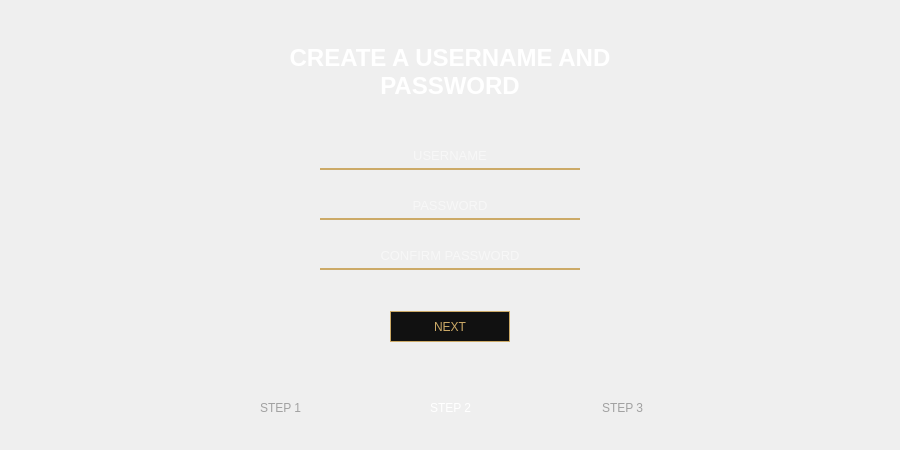
<?xml version="1.0" encoding="UTF-8"?>
<ui version="4.0">
 <class>Signup</class>
 <widget class="QDialog" name="Signup">
  <property name="geometry">
   <rect>
    <x>0</x>
    <y>0</y>
    <width>900</width>
    <height>450</height>
   </rect>
  </property>
  <property name="windowTitle">
   <string>Dialog</string>
  </property>
  <widget class="QStackedWidget" name="stackedWidget">
   <property name="geometry">
    <rect>
     <x>0</x>
     <y>0</y>
     <width>900</width>
     <height>450</height>
    </rect>
   </property>
   <property name="minimumSize">
    <size>
     <width>900</width>
     <height>450</height>
    </size>
   </property>
   <property name="maximumSize">
    <size>
     <width>900</width>
     <height>450</height>
    </size>
   </property>
   <property name="currentIndex">
    <number>1</number>
   </property>
   <widget class="QWidget" name="signup1">
    <widget class="QLabel" name="bg">
     <property name="geometry">
      <rect>
       <x>0</x>
       <y>0</y>
       <width>900</width>
       <height>450</height>
      </rect>
     </property>
     <property name="styleSheet">
      <string notr="true"/>
     </property>
     <property name="text">
      <string/>
     </property>
     <property name="pixmap">
      <pixmap resource="image.qrc">:/img/image/signup.png</pixmap>
     </property>
     <property name="scaledContents">
      <bool>true</bool>
     </property>
    </widget>
    <widget class="QLabel" name="arrowimg">
     <property name="geometry">
      <rect>
       <x>155</x>
       <y>120</y>
       <width>591</width>
       <height>51</height>
      </rect>
     </property>
     <property name="text">
      <string/>
     </property>
     <property name="pixmap">
      <pixmap resource="image.qrc">:/img/image/divider.png</pixmap>
     </property>
     <property name="scaledContents">
      <bool>true</bool>
     </property>
    </widget>
    <widget class="QTextBrowser" name="title">
     <property name="geometry">
      <rect>
       <x>225</x>
       <y>40</y>
       <width>451</width>
       <height>81</height>
      </rect>
     </property>
     <property name="styleSheet">
      <string notr="true">background-color: rgba(255, 255, 255, 0);
border:none;</string>
     </property>
     <property name="html">
      <string>&lt;!DOCTYPE HTML PUBLIC &quot;-//W3C//DTD HTML 4.0//EN&quot; &quot;http://www.w3.org/TR/REC-html40/strict.dtd&quot;&gt;
&lt;html&gt;&lt;head&gt;&lt;meta name=&quot;qrichtext&quot; content=&quot;1&quot; /&gt;&lt;style type=&quot;text/css&quot;&gt;
p, li { white-space: pre-wrap; }
&lt;/style&gt;&lt;/head&gt;&lt;body style=&quot; font-family:'MS Shell Dlg 2'; font-size:8.25pt; font-weight:400; font-style:normal;&quot;&gt;
&lt;p align=&quot;center&quot; style=&quot; margin-top:0px; margin-bottom:0px; margin-left:0px; margin-right:0px; -qt-block-indent:0; text-indent:0px;&quot;&gt;&lt;span style=&quot; font-family:'MS Shell Dlg 2'; font-size:22pt; font-weight:600; color:#ffffff;&quot;&gt;YOUR MISSION START HERE&lt;/span&gt;&lt;/p&gt;
&lt;p align=&quot;center&quot; style=&quot;-qt-paragraph-type:empty; margin-top:0px; margin-bottom:0px; margin-left:0px; margin-right:0px; -qt-block-indent:0; text-indent:0px; font-family:'MS Shell Dlg 2'; color:#ffffff;&quot;&gt;&lt;br /&gt;&lt;/p&gt;
&lt;p align=&quot;center&quot; style=&quot; margin-top:0px; margin-bottom:0px; margin-left:0px; margin-right:0px; -qt-block-indent:0; text-indent:0px;&quot;&gt;&lt;span style=&quot; font-family:'MS Shell Dlg 2'; font-size:10pt; font-weight:600; color:#ccaa67;&quot;&gt;FIRST LET'S GET YOUR EMAIL.&lt;/span&gt;&lt;/p&gt;&lt;/body&gt;&lt;/html&gt;</string>
     </property>
    </widget>
    <widget class="QLineEdit" name="lineEdit_email">
     <property name="geometry">
      <rect>
       <x>300</x>
       <y>230</y>
       <width>300</width>
       <height>41</height>
      </rect>
     </property>
     <property name="font">
      <font>
       <pointsize>16</pointsize>
      </font>
     </property>
     <property name="contextMenuPolicy">
      <enum>Qt::DefaultContextMenu</enum>
     </property>
     <property name="styleSheet">
      <string notr="true">QLineEdit {
    background-color: rgba(0, 0, 0, 0);
 	border: 2px solid black;
    border-bottom-color: rgb(204, 170, 103);
	border-top-color: rgba(0, 0, 0, 0);
border-right-color: rgba(0, 0, 0, 0);
border-left-color: rgba(0, 0, 0, 0);

	
	color: rgb(255, 255, 255);
}


</string>
     </property>
     <property name="text">
      <string/>
     </property>
     <property name="alignment">
      <set>Qt::AlignCenter</set>
     </property>
     <property name="placeholderText">
      <string>ENTER EMAIL HERE</string>
     </property>
    </widget>
    <widget class="QPushButton" name="pushButton">
     <property name="geometry">
      <rect>
       <x>390</x>
       <y>311</y>
       <width>120</width>
       <height>31</height>
      </rect>
     </property>
     <property name="styleSheet">
      <string notr="true">QPushButton{
color: rgb(204, 170, 103);
	background-color: rgb(17, 17, 17);
border: 1px solid black;
border-bottom-color: rgb(204, 170, 103);
border-top-color: rgb(204, 170, 103);
border-right-color: rgb(204, 170, 103);
border-left-color: rgb(204, 170, 103);
}

QPushButton:hover{
	color: rgb(255, 234, 183);
	background-color: rgb(17, 17, 17);
border: 1px solid black;
border-bottom-color: rgb(204, 170, 103);
border-top-color: rgb(204, 170, 103);
border-right-color: rgb(204, 170, 103);
border-left-color: rgb(204, 170, 103);
}</string>
     </property>
     <property name="text">
      <string>START</string>
     </property>
    </widget>
    <widget class="QLabel" name="image_logo">
     <property name="geometry">
      <rect>
       <x>30</x>
       <y>20</y>
       <width>91</width>
       <height>71</height>
      </rect>
     </property>
     <property name="text">
      <string/>
     </property>
     <property name="pixmap">
      <pixmap resource="image.qrc">:/img/alleco.png</pixmap>
     </property>
     <property name="scaledContents">
      <bool>true</bool>
     </property>
    </widget>
    <widget class="QLabel" name="label">
     <property name="geometry">
      <rect>
       <x>240</x>
       <y>360</y>
       <width>441</width>
       <height>61</height>
      </rect>
     </property>
     <property name="text">
      <string/>
     </property>
     <property name="pixmap">
      <pixmap resource="image.qrc">:/img/image/step1.png</pixmap>
     </property>
     <property name="scaledContents">
      <bool>true</bool>
     </property>
    </widget>
    <widget class="QLabel" name="step1_1">
     <property name="geometry">
      <rect>
       <x>260</x>
       <y>400</y>
       <width>41</width>
       <height>16</height>
      </rect>
     </property>
     <property name="styleSheet">
      <string notr="true">color: rgb(255, 255, 255);</string>
     </property>
     <property name="text">
      <string>STEP 1</string>
     </property>
    </widget>
    <widget class="QLabel" name="step2_1">
     <property name="geometry">
      <rect>
       <x>430</x>
       <y>400</y>
       <width>41</width>
       <height>16</height>
      </rect>
     </property>
     <property name="styleSheet">
      <string notr="true">color: rgb(161, 161, 161);</string>
     </property>
     <property name="text">
      <string>STEP 2</string>
     </property>
    </widget>
    <widget class="QLabel" name="step3_1">
     <property name="geometry">
      <rect>
       <x>602</x>
       <y>400</y>
       <width>41</width>
       <height>16</height>
      </rect>
     </property>
     <property name="styleSheet">
      <string notr="true">color: rgb(161, 161, 161);</string>
     </property>
     <property name="text">
      <string>STEP 3</string>
     </property>
    </widget>
   </widget>
   <widget class="QWidget" name="signup2">
    <widget class="QLabel" name="bg2">
     <property name="geometry">
      <rect>
       <x>0</x>
       <y>0</y>
       <width>900</width>
       <height>450</height>
      </rect>
     </property>
     <property name="styleSheet">
      <string notr="true"/>
     </property>
     <property name="text">
      <string/>
     </property>
     <property name="pixmap">
      <pixmap resource="image.qrc">:/img/image/signup.png</pixmap>
     </property>
     <property name="scaledContents">
      <bool>true</bool>
     </property>
    </widget>
    <widget class="QTextBrowser" name="title2">
     <property name="geometry">
      <rect>
       <x>215</x>
       <y>40</y>
       <width>470</width>
       <height>81</height>
      </rect>
     </property>
     <property name="styleSheet">
      <string notr="true">background-color: rgba(255, 255, 255, 0);
border:none;</string>
     </property>
     <property name="html">
      <string>&lt;!DOCTYPE HTML PUBLIC &quot;-//W3C//DTD HTML 4.0//EN&quot; &quot;http://www.w3.org/TR/REC-html40/strict.dtd&quot;&gt;
&lt;html&gt;&lt;head&gt;&lt;meta name=&quot;qrichtext&quot; content=&quot;1&quot; /&gt;&lt;style type=&quot;text/css&quot;&gt;
p, li { white-space: pre-wrap; }
&lt;/style&gt;&lt;/head&gt;&lt;body style=&quot; font-family:'MS Shell Dlg 2'; font-size:8.25pt; font-weight:400; font-style:normal;&quot;&gt;
&lt;p align=&quot;center&quot; style=&quot; margin-top:0px; margin-bottom:0px; margin-left:0px; margin-right:0px; -qt-block-indent:0; text-indent:0px;&quot;&gt;&lt;span style=&quot; font-family:'MS Shell Dlg 2'; font-size:18pt; font-weight:600; color:#ffffff;&quot;&gt;CREATE A USERNAME AND PASSWORD&lt;/span&gt;&lt;/p&gt;
&lt;p align=&quot;center&quot; style=&quot;-qt-paragraph-type:empty; margin-top:0px; margin-bottom:0px; margin-left:0px; margin-right:0px; -qt-block-indent:0; text-indent:0px; font-family:'MS Shell Dlg 2'; color:#ffffff;&quot;&gt;&lt;br /&gt;&lt;/p&gt;&lt;/body&gt;&lt;/html&gt;</string>
     </property>
    </widget>
    <widget class="QPushButton" name="pushButton_next">
     <property name="geometry">
      <rect>
       <x>390</x>
       <y>311</y>
       <width>120</width>
       <height>31</height>
      </rect>
     </property>
     <property name="styleSheet">
      <string notr="true">QPushButton{
color: rgb(204, 170, 103);
	background-color: rgb(17, 17, 17);
border: 1px solid black;
border-bottom-color: rgb(204, 170, 103);
border-top-color: rgb(204, 170, 103);
border-right-color: rgb(204, 170, 103);
border-left-color: rgb(204, 170, 103);
}

QPushButton:hover{
	color: rgb(255, 234, 183);
	background-color: rgb(17, 17, 17);
border: 1px solid black;
border-bottom-color: rgb(204, 170, 103);
border-top-color: rgb(204, 170, 103);
border-right-color: rgb(204, 170, 103);
border-left-color: rgb(204, 170, 103);
}</string>
     </property>
     <property name="text">
      <string>NEXT</string>
     </property>
    </widget>
    <widget class="QLabel" name="image_logo_">
     <property name="geometry">
      <rect>
       <x>30</x>
       <y>20</y>
       <width>91</width>
       <height>71</height>
      </rect>
     </property>
     <property name="text">
      <string/>
     </property>
     <property name="pixmap">
      <pixmap resource="image.qrc">:/img/alleco.png</pixmap>
     </property>
     <property name="scaledContents">
      <bool>true</bool>
     </property>
    </widget>
    <widget class="QLabel" name="label_image_step2">
     <property name="geometry">
      <rect>
       <x>240</x>
       <y>360</y>
       <width>441</width>
       <height>61</height>
      </rect>
     </property>
     <property name="text">
      <string/>
     </property>
     <property name="pixmap">
      <pixmap resource="image.qrc">:/img/image/step2.png</pixmap>
     </property>
     <property name="scaledContents">
      <bool>true</bool>
     </property>
    </widget>
    <widget class="QLabel" name="step1_2">
     <property name="geometry">
      <rect>
       <x>260</x>
       <y>400</y>
       <width>41</width>
       <height>16</height>
      </rect>
     </property>
     <property name="styleSheet">
      <string notr="true">color: rgb(161, 161, 161);</string>
     </property>
     <property name="text">
      <string>STEP 1</string>
     </property>
    </widget>
    <widget class="QLabel" name="step2_2">
     <property name="geometry">
      <rect>
       <x>430</x>
       <y>400</y>
       <width>41</width>
       <height>16</height>
      </rect>
     </property>
     <property name="styleSheet">
      <string notr="true">color: rgb(255, 255, 255);</string>
     </property>
     <property name="text">
      <string>STEP 2</string>
     </property>
    </widget>
    <widget class="QLabel" name="step3_2">
     <property name="geometry">
      <rect>
       <x>602</x>
       <y>400</y>
       <width>41</width>
       <height>16</height>
      </rect>
     </property>
     <property name="styleSheet">
      <string notr="true">color: rgb(161, 161, 161);</string>
     </property>
     <property name="text">
      <string>STEP 3</string>
     </property>
    </widget>
    <widget class="QLineEdit" name="lineEdit_username">
     <property name="geometry">
      <rect>
       <x>320</x>
       <y>140</y>
       <width>260</width>
       <height>30</height>
      </rect>
     </property>
     <property name="font">
      <font>
       <pointsize>10</pointsize>
      </font>
     </property>
     <property name="contextMenuPolicy">
      <enum>Qt::DefaultContextMenu</enum>
     </property>
     <property name="styleSheet">
      <string notr="true">QLineEdit {
    background-color: rgba(0, 0, 0, 0);
 	border: 2px solid black;
    border-bottom-color: rgb(204, 170, 103);
	border-top-color: rgba(0, 0, 0, 0);
border-right-color: rgba(0, 0, 0, 0);
border-left-color: rgba(0, 0, 0, 0);

	
	color: rgb(255, 255, 255);
}

QLineEdit::placeholder {
    
	font: 87 10pt &quot;Arial&quot;;
}

</string>
     </property>
     <property name="text">
      <string/>
     </property>
     <property name="alignment">
      <set>Qt::AlignCenter</set>
     </property>
     <property name="placeholderText">
      <string>USERNAME</string>
     </property>
    </widget>
    <widget class="QLineEdit" name="lineEdit_password">
     <property name="geometry">
      <rect>
       <x>320</x>
       <y>190</y>
       <width>260</width>
       <height>30</height>
      </rect>
     </property>
     <property name="font">
      <font>
       <pointsize>10</pointsize>
      </font>
     </property>
     <property name="contextMenuPolicy">
      <enum>Qt::DefaultContextMenu</enum>
     </property>
     <property name="styleSheet">
      <string notr="true">QLineEdit {
    background-color: rgba(0, 0, 0, 0);
 	border: 2px solid black;
    border-bottom-color: rgb(204, 170, 103);
	border-top-color: rgba(0, 0, 0, 0);
border-right-color: rgba(0, 0, 0, 0);
border-left-color: rgba(0, 0, 0, 0);

	
	color: rgb(255, 255, 255);
}

QLineEdit::placeholder {
    
	font: 87 10pt &quot;Arial&quot;;
}

</string>
     </property>
     <property name="text">
      <string/>
     </property>
     <property name="alignment">
      <set>Qt::AlignCenter</set>
     </property>
     <property name="placeholderText">
      <string>PASSWORD</string>
     </property>
    </widget>
    <widget class="QLineEdit" name="lineEdit_confirmpass">
     <property name="geometry">
      <rect>
       <x>320</x>
       <y>240</y>
       <width>260</width>
       <height>30</height>
      </rect>
     </property>
     <property name="font">
      <font>
       <pointsize>10</pointsize>
      </font>
     </property>
     <property name="contextMenuPolicy">
      <enum>Qt::DefaultContextMenu</enum>
     </property>
     <property name="styleSheet">
      <string notr="true">QLineEdit {
    background-color: rgba(0, 0, 0, 0);
 	border: 2px solid black;
    border-bottom-color: rgb(204, 170, 103);
	border-top-color: rgba(0, 0, 0, 0);
border-right-color: rgba(0, 0, 0, 0);
border-left-color: rgba(0, 0, 0, 0);

	
	color: rgb(255, 255, 255);
}

QLineEdit::placeholder {
    
	font: 87 10pt &quot;Arial&quot;;
}

</string>
     </property>
     <property name="text">
      <string/>
     </property>
     <property name="alignment">
      <set>Qt::AlignCenter</set>
     </property>
     <property name="placeholderText">
      <string>CONFIRM PASSWORD</string>
     </property>
    </widget>
   </widget>
   <widget class="QWidget" name="signup3">
    <widget class="QLabel" name="bg3">
     <property name="geometry">
      <rect>
       <x>0</x>
       <y>0</y>
       <width>900</width>
       <height>450</height>
      </rect>
     </property>
     <property name="styleSheet">
      <string notr="true"/>
     </property>
     <property name="text">
      <string/>
     </property>
     <property name="pixmap">
      <pixmap resource="image.qrc">:/img/image/signup.png</pixmap>
     </property>
     <property name="scaledContents">
      <bool>true</bool>
     </property>
    </widget>
    <widget class="QTextBrowser" name="title3">
     <property name="geometry">
      <rect>
       <x>210</x>
       <y>30</y>
       <width>480</width>
       <height>101</height>
      </rect>
     </property>
     <property name="styleSheet">
      <string notr="true">background-color: rgba(255, 255, 255, 0);
border:none;</string>
     </property>
     <property name="html">
      <string>&lt;!DOCTYPE HTML PUBLIC &quot;-//W3C//DTD HTML 4.0//EN&quot; &quot;http://www.w3.org/TR/REC-html40/strict.dtd&quot;&gt;
&lt;html&gt;&lt;head&gt;&lt;meta name=&quot;qrichtext&quot; content=&quot;1&quot; /&gt;&lt;style type=&quot;text/css&quot;&gt;
p, li { white-space: pre-wrap; }
&lt;/style&gt;&lt;/head&gt;&lt;body style=&quot; font-family:'MS Shell Dlg 2'; font-size:8.25pt; font-weight:400; font-style:normal;&quot;&gt;
&lt;p align=&quot;center&quot; style=&quot; margin-top:0px; margin-bottom:0px; margin-left:0px; margin-right:0px; -qt-block-indent:0; text-indent:0px;&quot;&gt;&lt;span style=&quot; font-family:'MS Shell Dlg 2'; font-size:18pt; font-weight:600; color:#ffffff;&quot;&gt;COMPLETE YOUR PERSONAL INFORMATION&lt;/span&gt;&lt;/p&gt;
&lt;p align=&quot;center&quot; style=&quot;-qt-paragraph-type:empty; margin-top:0px; margin-bottom:0px; margin-left:0px; margin-right:0px; -qt-block-indent:0; text-indent:0px; font-family:'MS Shell Dlg 2'; font-size:18pt; font-weight:600; color:#ffffff;&quot;&gt;&lt;br /&gt;&lt;/p&gt;&lt;/body&gt;&lt;/html&gt;</string>
     </property>
    </widget>
    <widget class="QPushButton" name="pushButton_signup">
     <property name="geometry">
      <rect>
       <x>390</x>
       <y>311</y>
       <width>120</width>
       <height>31</height>
      </rect>
     </property>
     <property name="styleSheet">
      <string notr="true">QPushButton{
color: rgb(204, 170, 103);
	background-color: rgb(17, 17, 17);
border: 1px solid black;
border-bottom-color: rgb(204, 170, 103);
border-top-color: rgb(204, 170, 103);
border-right-color: rgb(204, 170, 103);
border-left-color: rgb(204, 170, 103);
}

QPushButton:hover{
	color: rgb(255, 234, 183);
	background-color: rgb(17, 17, 17);
border: 1px solid black;
border-bottom-color: rgb(204, 170, 103);
border-top-color: rgb(204, 170, 103);
border-right-color: rgb(204, 170, 103);
border-left-color: rgb(204, 170, 103);
}</string>
     </property>
     <property name="text">
      <string>SIGN UP</string>
     </property>
    </widget>
    <widget class="QLabel" name="image_logo_3">
     <property name="geometry">
      <rect>
       <x>30</x>
       <y>20</y>
       <width>91</width>
       <height>71</height>
      </rect>
     </property>
     <property name="text">
      <string/>
     </property>
     <property name="pixmap">
      <pixmap resource="image.qrc">:/img/alleco.png</pixmap>
     </property>
     <property name="scaledContents">
      <bool>true</bool>
     </property>
    </widget>
    <widget class="QLabel" name="label_image_step3">
     <property name="geometry">
      <rect>
       <x>240</x>
       <y>360</y>
       <width>441</width>
       <height>61</height>
      </rect>
     </property>
     <property name="text">
      <string/>
     </property>
     <property name="pixmap">
      <pixmap resource="image.qrc">:/img/image/step3.png</pixmap>
     </property>
     <property name="scaledContents">
      <bool>true</bool>
     </property>
    </widget>
    <widget class="QLabel" name="step1_3">
     <property name="geometry">
      <rect>
       <x>260</x>
       <y>400</y>
       <width>41</width>
       <height>16</height>
      </rect>
     </property>
     <property name="styleSheet">
      <string notr="true">color: rgb(161, 161, 161);</string>
     </property>
     <property name="text">
      <string>STEP 1</string>
     </property>
    </widget>
    <widget class="QLabel" name="step2_3">
     <property name="geometry">
      <rect>
       <x>430</x>
       <y>400</y>
       <width>41</width>
       <height>16</height>
      </rect>
     </property>
     <property name="styleSheet">
      <string notr="true">color: rgb(255, 255, 255);</string>
     </property>
     <property name="text">
      <string>STEP 2</string>
     </property>
    </widget>
    <widget class="QLabel" name="step3_3">
     <property name="geometry">
      <rect>
       <x>602</x>
       <y>400</y>
       <width>41</width>
       <height>16</height>
      </rect>
     </property>
     <property name="styleSheet">
      <string notr="true">color: rgb(161, 161, 161);</string>
     </property>
     <property name="text">
      <string>STEP 3</string>
     </property>
    </widget>
    <widget class="QLineEdit" name="lineEdit_nom">
     <property name="geometry">
      <rect>
       <x>255</x>
       <y>140</y>
       <width>130</width>
       <height>21</height>
      </rect>
     </property>
     <property name="font">
      <font>
       <pointsize>10</pointsize>
      </font>
     </property>
     <property name="contextMenuPolicy">
      <enum>Qt::DefaultContextMenu</enum>
     </property>
     <property name="styleSheet">
      <string notr="true">QLineEdit {
    background-color: rgba(0, 0, 0, 0);
 	border: 2px solid black;
    border-bottom-color: rgb(204, 170, 103);
	border-top-color: rgba(0, 0, 0, 0);
border-right-color: rgba(0, 0, 0, 0);
border-left-color: rgba(0, 0, 0, 0);

	
	color: rgb(255, 255, 255);
}

QLineEdit::placeholder {
    
	font: 87 10pt &quot;Arial&quot;;
}

</string>
     </property>
     <property name="text">
      <string/>
     </property>
     <property name="alignment">
      <set>Qt::AlignCenter</set>
     </property>
     <property name="placeholderText">
      <string>NAME</string>
     </property>
    </widget>
    <widget class="QDateEdit" name="date_naissance">
     <property name="geometry">
      <rect>
       <x>380</x>
       <y>260</y>
       <width>151</width>
       <height>21</height>
      </rect>
     </property>
     <property name="font">
      <font>
       <pointsize>14</pointsize>
       <weight>50</weight>
       <bold>false</bold>
       <strikeout>false</strikeout>
      </font>
     </property>
     <property name="styleSheet">
      <string notr="true">QLineEdit {
    background-color: rgba(0, 0, 0, 0);
 	border: 2px solid black;
    border-bottom-color: rgb(204, 170, 103);
	border-top-color: rgba(0, 0, 0, 0);
border-right-color: rgba(0, 0, 0, 0);
border-left-color: rgba(0, 0, 0, 0);

	
	color: rgb(255, 255, 255);
}


</string>
     </property>
     <property name="alignment">
      <set>Qt::AlignCenter</set>
     </property>
     <property name="buttonSymbols">
      <enum>QAbstractSpinBox::NoButtons</enum>
     </property>
     <property name="accelerated">
      <bool>false</bool>
     </property>
     <property name="date">
      <date>
       <year>1998</year>
       <month>1</month>
       <day>1</day>
      </date>
     </property>
    </widget>
    <widget class="QLineEdit" name="lineEdit_prenom">
     <property name="geometry">
      <rect>
       <x>515</x>
       <y>140</y>
       <width>130</width>
       <height>21</height>
      </rect>
     </property>
     <property name="font">
      <font>
       <pointsize>10</pointsize>
      </font>
     </property>
     <property name="contextMenuPolicy">
      <enum>Qt::DefaultContextMenu</enum>
     </property>
     <property name="styleSheet">
      <string notr="true">QLineEdit {
    background-color: rgba(0, 0, 0, 0);
 	border: 2px solid black;
    border-bottom-color: rgb(204, 170, 103);
	border-top-color: rgba(0, 0, 0, 0);
border-right-color: rgba(0, 0, 0, 0);
border-left-color: rgba(0, 0, 0, 0);

	
	color: rgb(255, 255, 255);
}

QLineEdit::placeholder {
    
	font: 87 10pt &quot;Arial&quot;;
}

</string>
     </property>
     <property name="text">
      <string/>
     </property>
     <property name="alignment">
      <set>Qt::AlignCenter</set>
     </property>
     <property name="placeholderText">
      <string>LAST-NAME</string>
     </property>
    </widget>
    <widget class="QLineEdit" name="lineEdit_cin">
     <property name="geometry">
      <rect>
       <x>255</x>
       <y>200</y>
       <width>130</width>
       <height>21</height>
      </rect>
     </property>
     <property name="font">
      <font>
       <pointsize>10</pointsize>
      </font>
     </property>
     <property name="contextMenuPolicy">
      <enum>Qt::DefaultContextMenu</enum>
     </property>
     <property name="styleSheet">
      <string notr="true">QLineEdit {
    background-color: rgba(0, 0, 0, 0);
 	border: 2px solid black;
    border-bottom-color: rgb(204, 170, 103);
	border-top-color: rgba(0, 0, 0, 0);
border-right-color: rgba(0, 0, 0, 0);
border-left-color: rgba(0, 0, 0, 0);

	
	color: rgb(255, 255, 255);
}

QLineEdit::placeholder {
    
	font: 87 10pt &quot;Arial&quot;;
}

</string>
     </property>
     <property name="text">
      <string/>
     </property>
     <property name="alignment">
      <set>Qt::AlignCenter</set>
     </property>
     <property name="placeholderText">
      <string>CIN</string>
     </property>
    </widget>
    <widget class="QLineEdit" name="lineEdit_tel">
     <property name="geometry">
      <rect>
       <x>515</x>
       <y>200</y>
       <width>130</width>
       <height>21</height>
      </rect>
     </property>
     <property name="font">
      <font>
       <pointsize>10</pointsize>
      </font>
     </property>
     <property name="contextMenuPolicy">
      <enum>Qt::DefaultContextMenu</enum>
     </property>
     <property name="styleSheet">
      <string notr="true">QLineEdit {
    background-color: rgba(0, 0, 0, 0);
 	border: 2px solid black;
    border-bottom-color: rgb(204, 170, 103);
	border-top-color: rgba(0, 0, 0, 0);
border-right-color: rgba(0, 0, 0, 0);
border-left-color: rgba(0, 0, 0, 0);

	
	color: rgb(255, 255, 255);
}

QLineEdit::placeholder {
    
	font: 87 10pt &quot;Arial&quot;;
}

</string>
     </property>
     <property name="text">
      <string/>
     </property>
     <property name="alignment">
      <set>Qt::AlignCenter</set>
     </property>
     <property name="placeholderText">
      <string>PHONE-NUMBER</string>
     </property>
    </widget>
   </widget>
  </widget>
 </widget>
 <resources>
  <include location="image.qrc"/>
 </resources>
 <connections/>
</ui>
